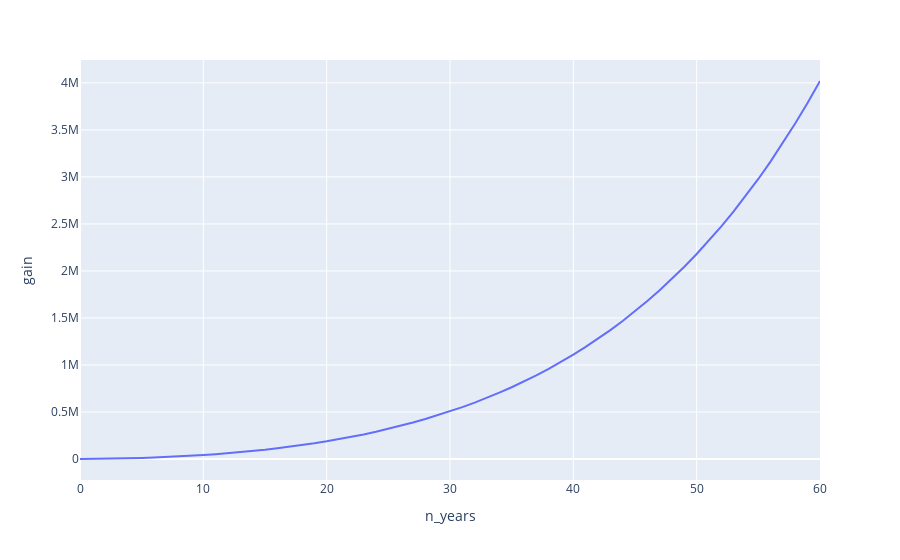

This figure's notebook cell:
### Code cell
px.line(data_years,x="n_years", y="gain", log_y=False)

### Figure 1 — Plotly figure (JSON) as saved in the notebook; plotly's stock layout.template omitted (floating-point values rounded to 4 significant figures)
{"data": [{"hovertemplate": "n_years=%{x}<br>gain=%{y}<extra></extra>", "legendgroup": "", "line": {"color": "#636efa", "dash": "solid"}, "marker": {"symbol": "circle"}, "mode": "lines", "name": "", "orientation": "v", "showlegend": false, "type": "scatter", "x": [0, 1, 2, 3, 4, 5, 6, 7, 8, 9, 10, 11, 12, 13, 14, 15, 16, 17, 18, 19, 20, 21, 22, 23, 24, 25, 26, 27, 28, 29, 30, 31, 32, 33, 34, 35, 36, 37, 38, 39, 40, 41, 42, 43, 44, 45, 46, 47, 48, 49, 50, 51, 52, 53, 54, 55, 56, 57, 58, 59, 60], "xaxis": "x", "y": [0, 790, 2235, 4368, 7223, 10839, 15254, 20509, 26646, 33711, 41752, 50818, 60962, 72238, 84706, 98425, 113461, 129879, 147752, 167152, 188160, 210856, 235327, 261664, 289962, 320322, 352849, 387655, 424855, 464572, 506936, 552080, 600148, 651290, 705662, 763429, 824766, 889855, 958888, 1032067, 1109604, 1191721, 1278654, 1370649, 1467964, 1570872, 1679658, 1794625, 1916087, 2044377, 2179845, 2322858, 2473801, 2633081, 2801124, 2978378, 3165315, 3362430, 3570244, 3789303, 4020184], "yaxis": "y"}], "layout": {"legend": {"tracegroupgap": 0}, "margin": {"t": 60}, "xaxis": {"anchor": "y", "domain": [0, 1], "title": {"text": "n_years"}}, "yaxis": {"anchor": "x", "domain": [0, 1], "title": {"text": "gain"}}}}
